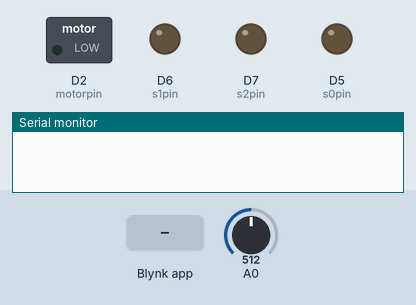
Bench run of a sketch on a simulated ESP8266 (NodeMCU). On the bench: switched loads named in the sketch (green lamp = pin HIGH), output pins drawn as LEDs (lit = HIGH), the last lines printed to the serial monitor. The test bench sets the inputs (shaded band); at power-on: A0 = 512. WiFi joins after 1.5 s; servers stay silent unless stated; network time is answered at once with the bench clock; the local clock reads 2024-03-15 10:24:30 at power-on unless the sketch sets it.

Above: at 3.0 s.
3.1 s: Blynk app writes 1 to V0
At 3.8 s:
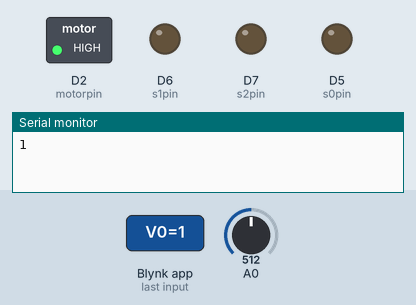
8.9 s: Blynk app writes 200 to V0
At 9.5 s:
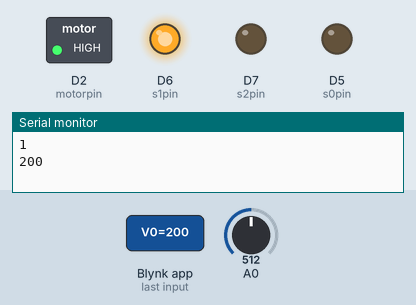
13.9 s: A0 set to 744
18.7 s: A0 set to 762
At 23.4 s:
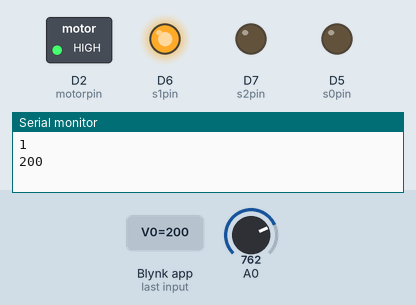
23.9 s: Blynk app writes 200 to V2
At 28.4 s:
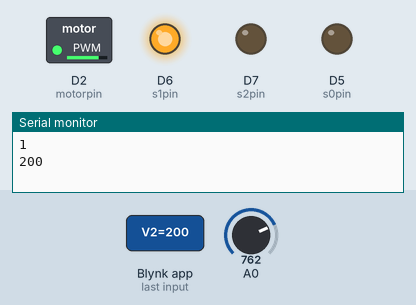
Timing chart, 0 to 33.7 s (numbered marks = the images above; inputs shaded):
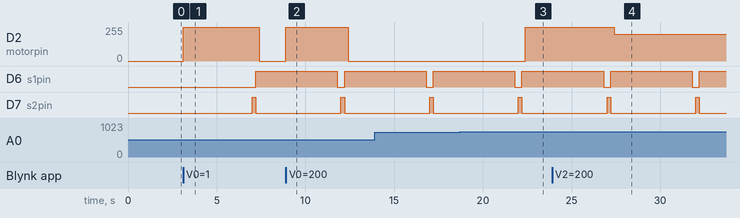

The sketch:

gp.ino
```cpp
#include <ESP8266WiFi.h>
#include <NTPClient.h>
#include <WiFiUdp.h>
#include <BlynkSimpleEsp8266.h>

#define BLYNK_TEMPLATE_ID "TEMPLATE_ID"
#define BLYNK_DEVICE_NAME "DEVICE_NAME"
#define BLYNK_AUTH_TOKEN "AUTH_TOKEN"

#define BLYNK_PRINT Serial

char auth[] = BLYNK_AUTH_TOKEN;

const long utcOffsetInSeconds = 19800;
WiFiUDP ntpUDP;
NTPClient timeClient(ntpUDP, "asia.pool.ntp.org", utcOffsetInSeconds);

char ssid[] = "SSID";
char pass[] = "PASSWORD";

const int s0pin = D5;
const int s1pin = D6;
const int s2pin = D7;

const int motorpin = D2;

BlynkTimer timer;

int smvalue = 0;
int tempvalue = 0;
int ldrvalue = 0;

int motorspeed = 255;

BLYNK_WRITE(V0)
{
  int value = param.asInt();
  if (value){
    analogWrite(motorpin, motorspeed);
    updateDate();

  }else{
    analogWrite(motorpin, 0);;
  }
  Serial.println(value);
}

BLYNK_WRITE(V2)
{
  motorspeed = param.asInt();
}
void updateDate(){
    timeClient.update();
    time_t epochTime = timeClient.getEpochTime();
    struct tm *ptm = gmtime ((time_t *)&epochTime);
    String currentDate = String(ptm->tm_year+1900) + "-" + String(ptm->tm_mon+1) + "-" + String(ptm->tm_mday)+" " +timeClient.getFormattedTime();
    Blynk.virtualWrite(V3, currentDate);
}

void setMoistureVal()
{
  selSen1();
  delay(200);
  smvalue = analogRead(A0);

  selSen2();
  delay(200);
  tempvalue = analogRead(A0);

  selSen3();
  delay(200);
  ldrvalue = analogRead(A0);

  if (smvalue > 750){
    analogWrite(D2, motorspeed);
    Blynk.virtualWrite(V0, 1);
    updateDate();

  }else{
    analogWrite(D2, 0);
    Blynk.virtualWrite(V0, 0);
  }
  Blynk.virtualWrite(V1, smvalue);
  Blynk.virtualWrite(V4, ldrvalue);
  Blynk.virtualWrite(V5, tempvalue);
}
void selSen1(){
  digitalWrite(s0pin, LOW);
  digitalWrite(s1pin, LOW);
  digitalWrite(s2pin, LOW);
}
void selSen2(){
  digitalWrite(s0pin, LOW);
  digitalWrite(s1pin, LOW);
  digitalWrite(s2pin, HIGH);
}
void selSen3(){
  digitalWrite(s0pin, LOW);
  digitalWrite(s1pin, HIGH);
  digitalWrite(s2pin, LOW);
}
void setup()
{
  Serial.begin(115200);
  timeClient.begin();
  //pinMode(LED_BUILTIN, OUTPUT);
  pinMode(D2, OUTPUT);
  pinMode(s0pin, OUTPUT);
  pinMode(s1pin, OUTPUT);
  pinMode(s2pin, OUTPUT);

  digitalWrite(s0pin, LOW);
  digitalWrite(s1pin, LOW);
  digitalWrite(s2pin, LOW);

  //Blynk.begin(auth, ssid, pass);
  Blynk.begin(auth, ssid, pass, "blynk.cloud", 80);
  analogWriteFreq(500);
  analogWriteRange(255);
  //Blynk.begin(auth, ssid, pass, IPAddress(192,168,1,101), 9443);
  timer.setInterval(5000L, setMoistureVal);
}

void loop()
{
  Blynk.run();
  timer.run();
}
```

Measured:
- after the input at 3.1 s, D2 (motorpin): 0/255 → 255/255 at once, → 0/255 4.3 s later
- after the input at 8.9 s, D2 (motorpin): 0/255 → 255/255 at once, → 0/255 3.5 s later
- after the input at 18.7 s, D2 (motorpin): 0/255 → 255/255 after 3.7 s
- after the input at 23.9 s, D2 (motorpin): 255/255 → 200/255 after 3.5 s
- by itself, D6 (s1pin): alternates HIGH for 4.6 s and LOW for 0.40 s
- by itself, D7 (s2pin): alternates HIGH for 0.20 s and LOW for 4.8 s
